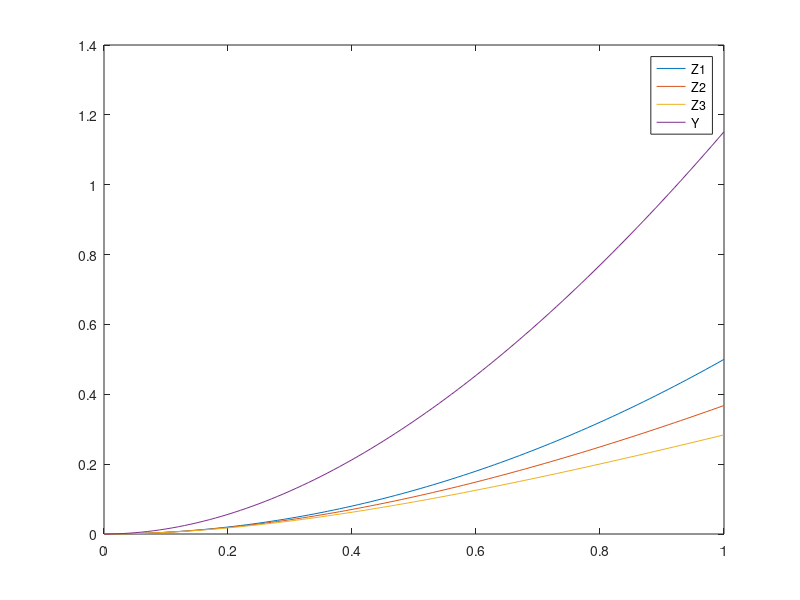

MATLAB code to generate this figure:
t= 0:.01:1;
z1 = .5*t.^2;
z2 = t -1 +exp(-t);
z3 = .5*t -.25 +.25*exp(-2*t);
y= z1+z2+z3;
plot(t,z1,t,z2,t,z3,t,y);
legend('Z1','Z2','Z3','Y')
